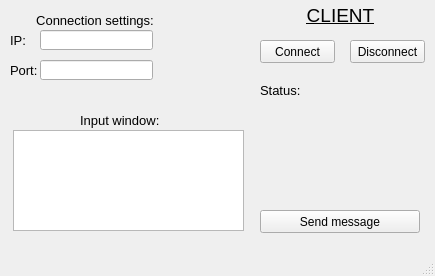
<?xml version="1.0" encoding="UTF-8"?>
<ui version="4.0">
 <class>MainWindow</class>
 <widget class="QMainWindow" name="MainWindow">
  <property name="geometry">
   <rect>
    <x>0</x>
    <y>0</y>
    <width>435</width>
    <height>276</height>
   </rect>
  </property>
  <property name="windowTitle">
   <string>MainWindow</string>
  </property>
  <widget class="QWidget" name="centralwidget">
   <widget class="QLabel" name="label_InWin">
    <property name="geometry">
     <rect>
      <x>80</x>
      <y>110</y>
      <width>91</width>
      <height>20</height>
     </rect>
    </property>
    <property name="font">
     <font>
      <pointsize>10</pointsize>
      <weight>50</weight>
      <bold>false</bold>
     </font>
    </property>
    <property name="text">
     <string>Input window:</string>
    </property>
   </widget>
   <widget class="QTextEdit" name="textEdit_InWin">
    <property name="geometry">
     <rect>
      <x>13</x>
      <y>130</y>
      <width>231</width>
      <height>101</height>
     </rect>
    </property>
    <property name="html">
     <string>&lt;!DOCTYPE HTML PUBLIC &quot;-//W3C//DTD HTML 4.0//EN&quot; &quot;http://www.w3.org/TR/REC-html40/strict.dtd&quot;&gt;
&lt;html&gt;&lt;head&gt;&lt;meta name=&quot;qrichtext&quot; content=&quot;1&quot; /&gt;&lt;style type=&quot;text/css&quot;&gt;
p, li { white-space: pre-wrap; }
&lt;/style&gt;&lt;/head&gt;&lt;body style=&quot; font-family:'MS Shell Dlg 2'; font-size:8.25pt; font-weight:400; font-style:normal;&quot;&gt;
&lt;p style=&quot;-qt-paragraph-type:empty; margin-top:0px; margin-bottom:0px; margin-left:0px; margin-right:0px; -qt-block-indent:0; text-indent:0px;&quot;&gt;&lt;br /&gt;&lt;/p&gt;&lt;/body&gt;&lt;/html&gt;</string>
    </property>
   </widget>
   <widget class="QLabel" name="label">
    <property name="geometry">
     <rect>
      <x>300</x>
      <y>0</y>
      <width>81</width>
      <height>31</height>
     </rect>
    </property>
    <property name="font">
     <font>
      <pointsize>14</pointsize>
      <weight>50</weight>
      <italic>false</italic>
      <bold>false</bold>
      <underline>true</underline>
     </font>
    </property>
    <property name="cursor">
     <cursorShape>ArrowCursor</cursorShape>
    </property>
    <property name="text">
     <string>CLIENT</string>
    </property>
    <property name="alignment">
     <set>Qt::AlignCenter</set>
    </property>
   </widget>
   <widget class="QPushButton" name="ButtonDiscon">
    <property name="geometry">
     <rect>
      <x>350</x>
      <y>40</y>
      <width>75</width>
      <height>23</height>
     </rect>
    </property>
    <property name="text">
     <string>Disconnect</string>
    </property>
   </widget>
   <widget class="QPushButton" name="ButtonCon">
    <property name="geometry">
     <rect>
      <x>260</x>
      <y>40</y>
      <width>75</width>
      <height>23</height>
     </rect>
    </property>
    <property name="text">
     <string>Connect</string>
    </property>
   </widget>
   <widget class="QLineEdit" name="lineEdit_IP">
    <property name="geometry">
     <rect>
      <x>40</x>
      <y>30</y>
      <width>113</width>
      <height>20</height>
     </rect>
    </property>
   </widget>
   <widget class="QLabel" name="label_IP">
    <property name="geometry">
     <rect>
      <x>10</x>
      <y>30</y>
      <width>31</width>
      <height>20</height>
     </rect>
    </property>
    <property name="font">
     <font>
      <pointsize>10</pointsize>
      <weight>50</weight>
      <bold>false</bold>
     </font>
    </property>
    <property name="text">
     <string>IP:</string>
    </property>
   </widget>
   <widget class="QLineEdit" name="lineEdit_Port">
    <property name="geometry">
     <rect>
      <x>40</x>
      <y>60</y>
      <width>113</width>
      <height>20</height>
     </rect>
    </property>
   </widget>
   <widget class="QLabel" name="label_Port">
    <property name="geometry">
     <rect>
      <x>10</x>
      <y>60</y>
      <width>31</width>
      <height>20</height>
     </rect>
    </property>
    <property name="font">
     <font>
      <pointsize>10</pointsize>
      <weight>50</weight>
      <bold>false</bold>
     </font>
    </property>
    <property name="text">
     <string>Port:</string>
    </property>
   </widget>
   <widget class="QPushButton" name="ButtonSend">
    <property name="geometry">
     <rect>
      <x>260</x>
      <y>210</y>
      <width>160</width>
      <height>23</height>
     </rect>
    </property>
    <property name="text">
     <string>Send message</string>
    </property>
   </widget>
   <widget class="QLabel" name="label_Sts">
    <property name="geometry">
     <rect>
      <x>260</x>
      <y>80</y>
      <width>41</width>
      <height>20</height>
     </rect>
    </property>
    <property name="font">
     <font>
      <pointsize>10</pointsize>
      <weight>50</weight>
      <bold>false</bold>
     </font>
    </property>
    <property name="text">
     <string>Status:</string>
    </property>
   </widget>
   <widget class="QLabel" name="label_StsOut">
    <property name="geometry">
     <rect>
      <x>310</x>
      <y>80</y>
      <width>91</width>
      <height>20</height>
     </rect>
    </property>
    <property name="font">
     <font>
      <pointsize>10</pointsize>
      <weight>50</weight>
      <bold>false</bold>
     </font>
    </property>
    <property name="text">
     <string/>
    </property>
   </widget>
   <widget class="QLabel" name="label_Sett">
    <property name="geometry">
     <rect>
      <x>30</x>
      <y>10</y>
      <width>130</width>
      <height>20</height>
     </rect>
    </property>
    <property name="font">
     <font>
      <pointsize>10</pointsize>
      <weight>50</weight>
      <bold>false</bold>
     </font>
    </property>
    <property name="text">
     <string>Connection settings:</string>
    </property>
    <property name="alignment">
     <set>Qt::AlignCenter</set>
    </property>
   </widget>
  </widget>
  <widget class="QMenuBar" name="menubar">
   <property name="geometry">
    <rect>
     <x>0</x>
     <y>0</y>
     <width>435</width>
     <height>21</height>
    </rect>
   </property>
  </widget>
  <widget class="QStatusBar" name="statusbar"/>
 </widget>
 <resources/>
 <connections/>
</ui>
